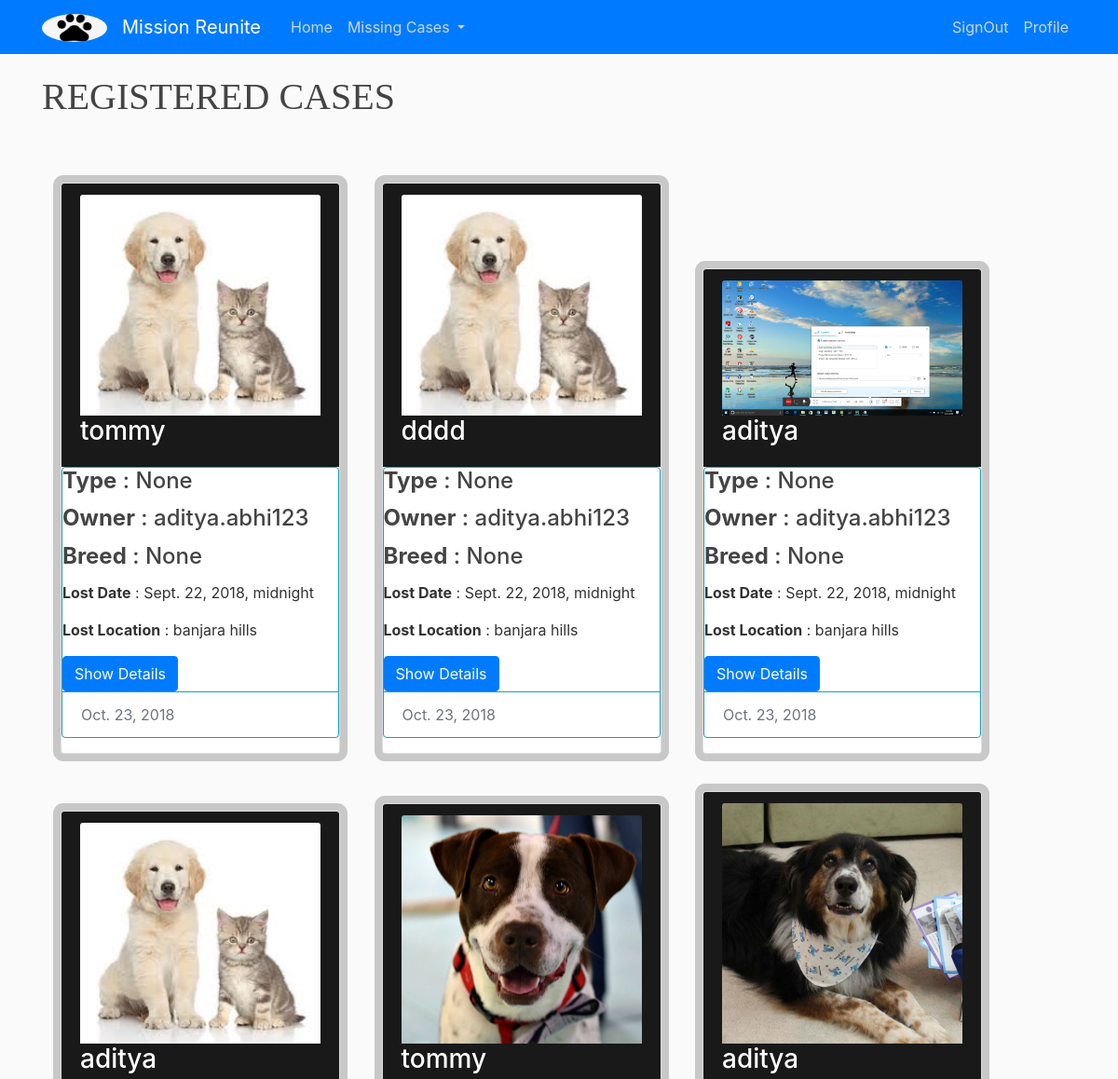
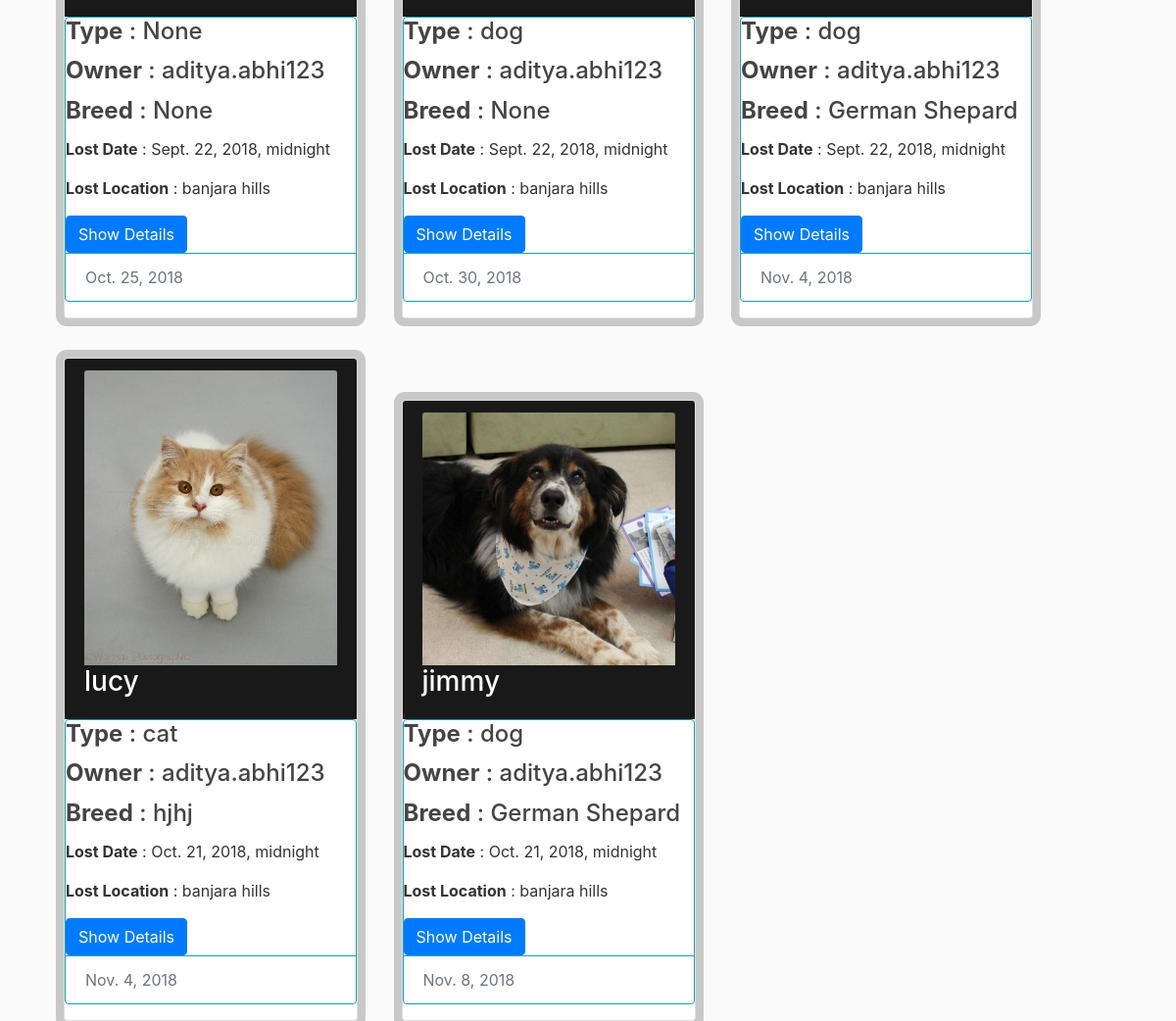
/case/found/ (signed in), run on the app's committed database (2 pictures, top to bottom).
### pop/models.py (models this page shows, shortened)
class Case(models.Model):
    pet_name = models.CharField(max_length=30)
    pet_type = models.CharField(max_length=30,null=True)
    pet_breed = models.CharField(max_length=30,null=True,blank=True)
    lost_date = models.DateTimeField(null=True)
    lost_location = models.CharField(max_length=30)
    pet_image = models.ImageField(default='default.jpg',upload_to='images_pets') #requires pillow
    filed_date = models.DateField(default=timezone.now)
    reward = models.IntegerField(null=True,blank=True)
    user_contact_no = models.IntegerField(null=True)
    user_address = models.CharField(max_length=40,null=True)
    user = models.ForeignKey(User, on_delete=models.CASCADE, null=True)
    founder_id = models.IntegerField(null=True)
    founder_username = models.CharField(max_length=30,null=True)
    citizen_name = models.CharField(max_length=30,null=True)
    citizen_phone = models.IntegerField(null=True)
    found_location = models.CharField(max_length=60,null=True)
    found_date = models.DateTimeField(null=True)
    found_pet_image = models.ImageField(default='default.jpg',upload_to='images_pets')
    found_status = models.BooleanField(default=False)
    confirmed_status = models.BooleanField(default=False)

### pop/views.py (the view)
# urls.py: path('found/',FoundlistView.as_view(),name='found'),
class FoundlistView(ListView):
    model = Case
    template_name = 'case.html'
    def get_queryset(self):
       return Case.objects.filter(user= self.request.user, found_status = True)

### pop/templates/pop/case.html
{% extends "home.html" %}
{% block content %}
  <h1 style="font-family: 'Times New Roman', Times, serif">
    REGISTERED CASES
  </h1>
<div  class="w3-container" style="display : inline-block; margin-top : 20px">
  {% for case in object_list %}
  {% if case.user != None %}
 <div class="card text-xs-center" style="box-shadow: 0 0 0 8px rgba(0, 0, 0, 0.2);width:300px;display:inline-block;margin-right: 20px; margin-top: 40px;margin-left: 20px">
  <div class="card-header" style="color:white;background-color:rgba(0, 0, 0, 0.9);">
      <img class="card-img-top" src="{{ case.pet_image.url }}" alt="Card image cap">
    <h3 style="color:white">{{ case.pet_name }}</h3>
  </div>
    <div class="card border-info mb-3">
  <div class="card-block mdl-button"  style="width: 18rem;">
      <h4 class="card-title"><b>Type</b> : {{ case.pet_type }}</h4>
      <h4 class="card-title"><b>Owner</b> : {{ case.user }}</h4>
    <h4 class="card-title"><b>Breed</b> : {{ case.pet_breed }}</h4>
      <p class="card-text"><b>Lost Date</b> : {{ case.lost_date }}</p>
      <p class="card-text"><b>Lost Location</b> : {{ case.lost_location }}</p>
   <a href="{% url 'case_detail' case.id %}" class="btn btn-primary float-center outline:none">Show Details</a>
  </div>
  <div class="card-footer text-muted bg-transparent border-info">
    {{case.filed_date}}
  </div>
  </div>
</div>
  {% endif %}
  {% endfor %}
  </div>
{% endblock %}

### pop/static/css/main.css (style rules this page uses)
h1, h2, h3, h4, h5, h6 { color: #444444; }

### pop/static/css/background.css (style rules this page uses)
body { background: #fafafa; color: #333333; margin-top: 5rem; background-position: center; background-repeat: no-repeat; background-size: cover; background-attachment: fixed; }

### data on the page
Case: pet_image (placeholder picture), pet_name "tommy", pet_type "None", user "aditya.abhi123", pet_breed "None", lost_date "Sept. 22, 2018, midnight", lost_location "banjara hills", filed_date "Oct. 23, 2018"
Case: pet_image (placeholder picture), pet_name "dddd", pet_type "None", user "aditya.abhi123", pet_breed "None", lost_date "Sept. 22, 2018, midnight", lost_location "banjara hills", filed_date "Oct. 23, 2018"
Case: pet_image (picture), pet_name "aditya", pet_type "None", user "aditya.abhi123", pet_breed "None", lost_date "Sept. 22, 2018, midnight", lost_location "banjara hills", filed_date "Oct. 23, 2018"
Case: pet_image (placeholder picture), pet_name "aditya", pet_type "None", user "aditya.abhi123", pet_breed "None", lost_date "Sept. 22, 2018, midnight", lost_location "banjara hills", filed_date "Oct. 25, 2018"
Case: pet_image (picture), pet_name "tommy", pet_type "dog", user "aditya.abhi123", pet_breed "None", lost_date "Sept. 22, 2018, midnight", lost_location "banjara hills", filed_date "Oct. 30, 2018"
Case: pet_image (picture), pet_name "aditya", pet_type "dog", user "aditya.abhi123", pet_breed "German Shepard", lost_date "Sept. 22, 2018, midnight", lost_location "banjara hills", filed_date "Nov. 4, 2018"
Case: pet_image (picture), pet_name "lucy", pet_type "cat", user "aditya.abhi123", pet_breed "hjhj", lost_date "Oct. 21, 2018, midnight", lost_location "banjara hills", filed_date "Nov. 4, 2018"
Case: pet_image (picture), pet_name "jimmy", pet_type "dog", user "aditya.abhi123", pet_breed "German Shepard", lost_date "Oct. 21, 2018, midnight", lost_location "banjara hills", filed_date "Nov. 8, 2018"
